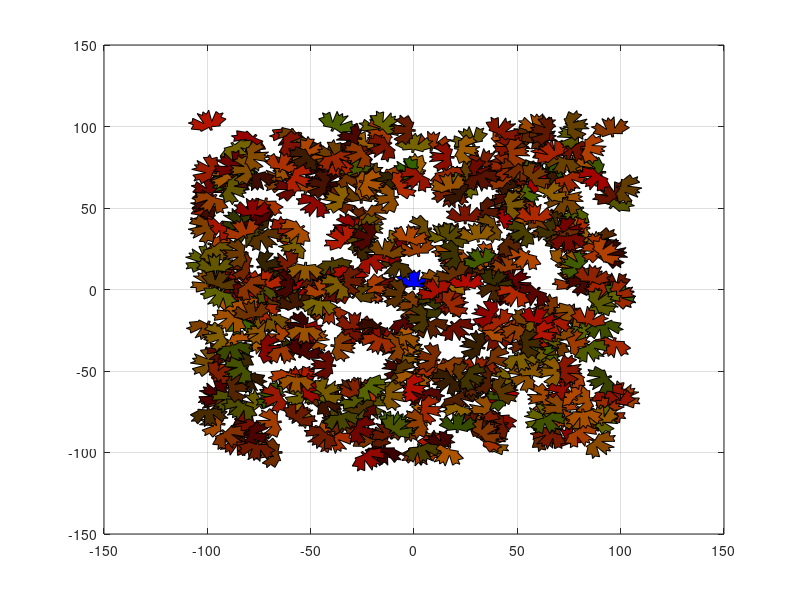

MATLAB code to generate this figure:
close all;
clear all;

tr1 = [0,0.5,0.5,5,5,9,7,9,7,6 ,2,3,1,0 ;
       0,0  ,2  ,1,2,4,6,8,8,10,5,12,10,12];
tr2 = [-tr1(1,:) ; tr1(2,:)];
tr2 = fliplr(tr2);
tr=[tr1 , tr2];
fill(tr(1,:),tr(2,:),'b');
n = length(tr);


for i = 1:500;
    min = -100;
    max = 100;
    a = (max-min)*rand() + min;
    b = (max-min)*rand() + min;
    
    alpha = (max-min)*rand() + min;

    rotation = [cos(alpha),-sin(alpha) ; sin(alpha),cos(alpha)];
    translation = [a,b]' * ones(1,n);
    Tr = rotation *tr +translation;
    hold on;
    
    r_min = 0.2;
    r_max= 0.7;
    r = (r_max-r_min)*rand() + r_min;
    
    g_min = 0;
    g_max= 0.4;
    g = (g_max-g_min)*rand() + g_min;
    fill(Tr(1,:),Tr(2,:),[r,g,0]); 
    grid on;
end
